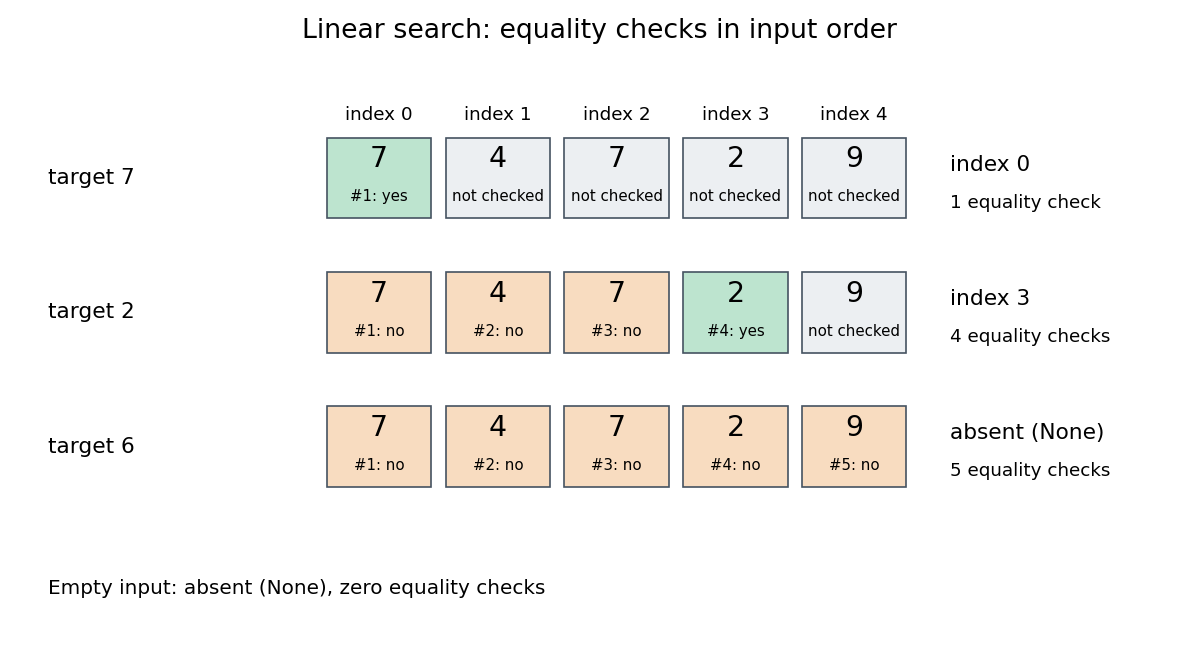

Write the Python code that produced this figure.
"""Draw an original first-match trace; tested with Python 3.14 and matplotlib 3.10.7."""

from pathlib import Path

import matplotlib.pyplot as plt
from matplotlib.patches import Rectangle


def trace(entries, target):
    checks = []
    for index, entry in enumerate(entries):
        matched = entry == target
        checks.append((index, matched))
        if matched:
            return index, checks
    return None, checks


def main():
    entries = [7, 4, 7, 2, 9]
    fig, ax = plt.subplots(figsize=(10, 5.4), dpi=120, facecolor="white")
    ax.set_facecolor("white")
    ax.set_xlim(-2.6, 7.2)
    ax.set_ylim(-1.5, 4.8)
    ax.axis("off")
    ax.set_title("Linear search: equality checks in input order", fontsize=16, pad=17)
    for index in range(len(entries)):
        ax.text(index + 0.44, 4.2, f"index {index}", ha="center", fontsize=11)
    for y, target in zip((3.1, 1.6, 0.1), (7, 2, 6)):
        found, checks = trace(entries, target)
        by_index = dict(checks)
        ax.text(-2.35, y + 0.45, f"target {target}", va="center", fontsize=13)
        for index, entry in enumerate(entries):
            tested = index in by_index
            matched = by_index.get(index, False)
            color = "#bde4cf" if matched else "#f8dcc0" if tested else "#eceff2"
            ax.add_patch(Rectangle((index, y), 0.88, 0.9, facecolor=color, edgecolor="#465361"))
            ax.text(index + 0.44, y + 0.57, str(entry), ha="center", fontsize=17)
            label = f"#{index + 1}: {'yes' if matched else 'no'}" if tested else "not checked"
            ax.text(index + 0.44, y + 0.19, label, ha="center", fontsize=9)
        result = f"index {found}" if found is not None else "absent (None)"
        ax.text(5.25, y + 0.53, result, fontsize=13)
        ax.text(5.25, y + 0.12, f"{len(checks)} equality check{'s' if len(checks) != 1 else ''}", fontsize=11)
    ax.text(-2.35, -1.1, "Empty input: absent (None), zero equality checks", fontsize=12)
    fig.tight_layout()
    fig.savefig(Path(__file__).with_suffix(".png").name, facecolor="white")
    plt.close(fig)


if __name__ == "__main__":
    main()
